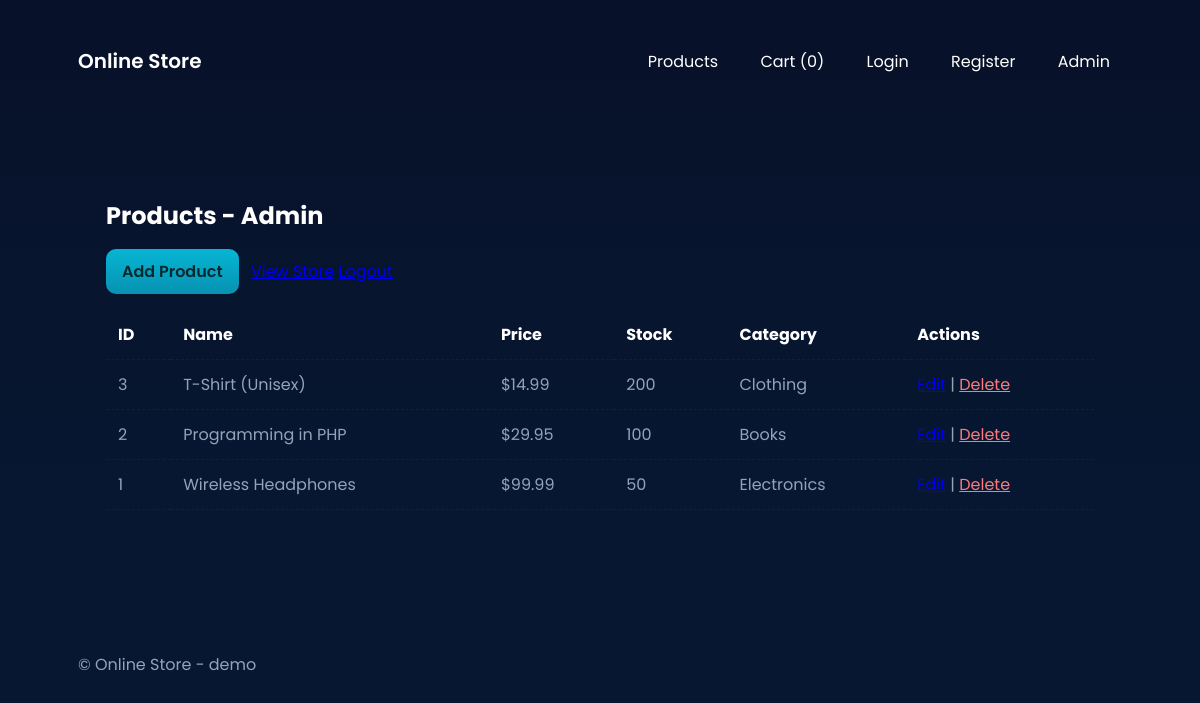
The app's page /admin/products.php (signed in) with its own data.
### tables this page shows
CREATE TABLE `products` (
  `id` INT AUTO_INCREMENT PRIMARY KEY,
  `name` VARCHAR(255) NOT NULL,
  `description` TEXT,
  `price` DECIMAL(10,2) NOT NULL DEFAULT 0,
  `image` VARCHAR(255) DEFAULT NULL,
  `stock` INT DEFAULT 0,
  `category_id` INT DEFAULT NULL,
  FOREIGN KEY (`category_id`) REFERENCES `categories`(`id`) ON DELETE SET NULL
);

CREATE TABLE `categories` (
  `id` INT AUTO_INCREMENT PRIMARY KEY,
  `name` VARCHAR(100) NOT NULL
);

### admin/products.php (the view, shortened to what this page needs)
<?php
require_once __DIR__ . '/../config.php';
$products = $pdo->query('SELECT p.*, c.name AS category FROM products p LEFT JOIN categories c ON p.category_id=c.id ORDER BY p.id DESC')->fetchAll();
require_once __DIR__ . '/../header.php';
?>
<div class="wrap admin-area">
  <h2>Products - Admin</h2>
  <p><a class="btn" href="add_product.php">Add Product</a> <a href="../index.php">View Store</a> <a href="logout.php">Logout</a></p>
  <div style="overflow:auto">
  <table class="admin-table">
    <tr><th>ID</th><th>Name</th><th>Price</th><th>Stock</th><th>Category</th><th>Actions</th></tr>
    <?php foreach ($products as $p): ?>
    <tr>
      <td><?php echo $p['id']; ?></td>
      <td><?php echo htmlspecialchars($p['name']); ?></td>
      <td>$<?php echo number_format($p['price'],2); ?></td>
      <td><?php echo $p['stock']; ?></td>
      <td><?php echo htmlspecialchars($p['category']); ?></td>
      <td><a href="edit_product.php?id=<?php echo $p['id']; ?>">Edit</a> | <a class="danger" href="products.php?delete=<?php echo $p['id']; ?>" onclick="return confirm('Delete?')">Delete</a></td>
    </tr>
    <?php endforeach; ?>
  </table>
  </div>
</div>
<?php require_once __DIR__ . '/../footer.php'; ?>

### assets/style.css (style rules this page uses)
:root { --bg:#0f172a; --card:#0b1220; --muted:#94a3b8; --accent:#06b6d4; --accent-600:#0891b2; --surface:#ffffff; }
* { box-sizing:border-box }
body { font-family:'Poppins',system-ui,-apple-system,Segoe UI,Roboto,Arial,sans-serif;margin:0;padding:0;background:linear-gradient(180deg,#071129 0%, #071731 60%), #0b1220;color:var(--muted);min-height:100vh }
.wrap { max-width:1100px;margin:0 auto;padding:28px }
.btn { display:inline-block;background:linear-gradient(180deg,var(--accent),var(--accent-600));color:#042a2f;padding:10px 16px;border-radius:10px;font-weight:600;text-decoration:none }
.admin-area h2 { color:var(--surface);margin-bottom:12px }
.admin-table { width:100%;border-collapse:collapse;background:transparent }
.admin-table th,.admin-table td { padding:12px;border-bottom:1px dashed rgba(255,255,255,0.04);color:var(--muted); }
.admin-table th { color:var(--surface);text-align:left }
.admin-area .btn { margin-right:8px }
.danger { color:#ff7b7b }

### records on screen
products: id "3", name "T-Shirt (Unisex)", price "14.99", stock "200", category.name "Clothing"
products: id "2", name "Programming in PHP", price "29.95", stock "100", category.name "Books"
products: id "1", name "Wireless Headphones", price "99.99", stock "50", category.name "Electronics"

### other values on screen
cart_count() "0"
